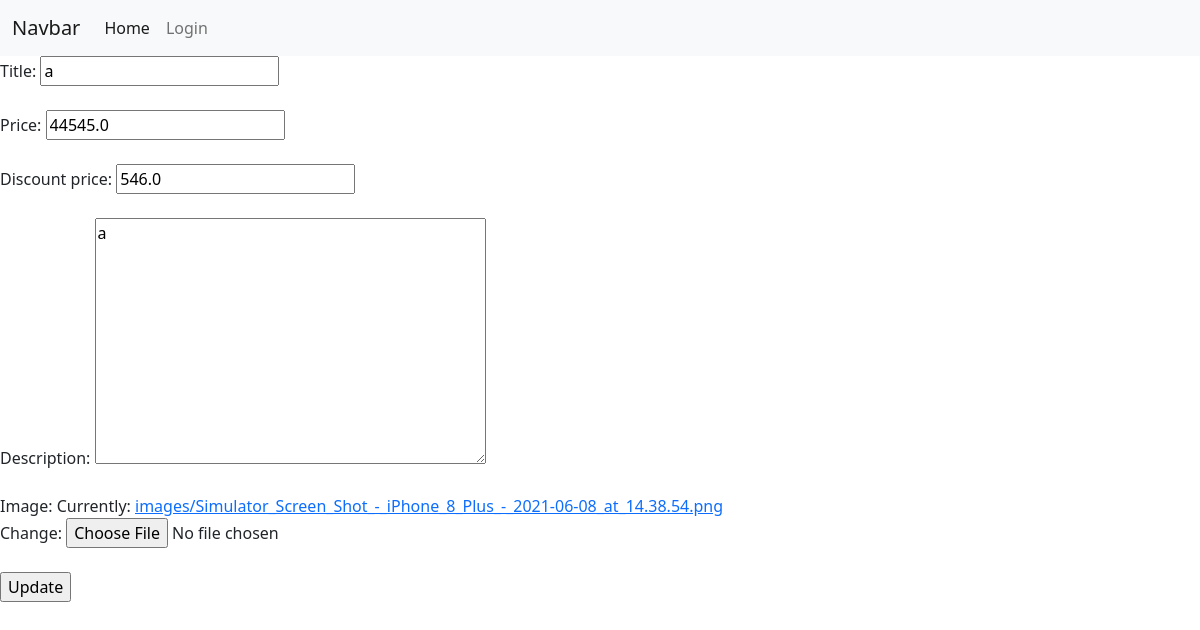
The page /product/update/1/ on the database as committed earlier.
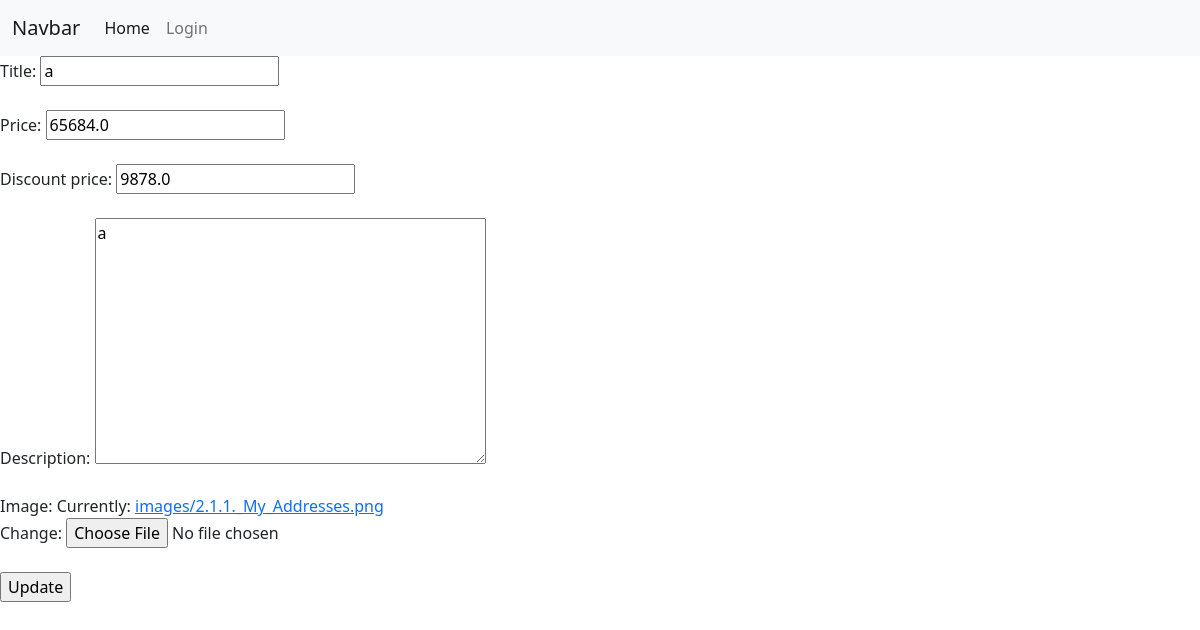
The same page on the database as committed later.
### product/models.py (models this page shows, shortened)
class Product(models.Model):
    title = models.CharField(max_length=100)
    price = models.FloatField()
    discount_price = models.FloatField(blank=True, null=True)
    description = models.TextField()
    image = models.ImageField(upload_to='products')
    seller = models.CharField(max_length=100)

### product/views.py (the view)
# urls.py: path("update/<int:pk>/", views.Product_update.as_view(), name='update'),
class Product_update(UpdateView):
    model = Product
    fields = ('title', 'price', 'discount_price', 'description', 'image')
    template_name = 'product/product_update.html'
    success_url = '/product/list'

### product/templates/product/product_update.html (shortened to what this page needs)
{% extends "base.html" %}
{% block content %}
    <form action="" method="POST" novalidate>
        {% for fm in form %}
            {{fm.label_tag}} {{fm}} {{fm.errors|striptags}} <br><br>
        {% endfor %}
        <input type="submit" value="Update">
    </form>
{% endblock content %}

Rows that differ between the two databases and show on the page:
changed Product: price "44545.0" → "65684.0"; discount_price "546.0" → "9878.0"
Other text that changed with them:
text no longer shown: "Currently: images/Simulator_Screen_Shot_-_iPhone_8_Plus_-_2021-06-08_at_14.38.54.png Change:"
text now shown: "Currently: images/2.1.1._My_Addresses.png Change:"
